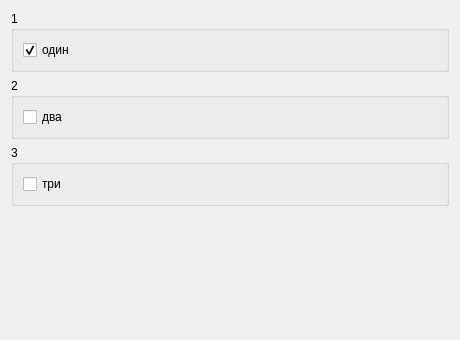
<?xml version="1.0" encoding="UTF-8"?>
<ui version="4.0"><class>Dialog</class><widget class="QDialog" name="Dialog"><property name="geometry"><rect><x>0</x><y>0</y><width>460</width><height>340</height></rect></property><property name="windowTitle"><string>#114 groups/199_three_groups</string></property><layout class="QVBoxLayout" name="verticalLayout"><property name="leftMargin"><number>11</number></property><property name="topMargin"><number>11</number></property><property name="rightMargin"><number>11</number></property><property name="bottomMargin"><number>11</number></property><property name="spacing"><number>6</number></property><item><widget class="QGroupBox" name="g1"><property name="title"><string>1</string></property><layout class="QVBoxLayout" name="g1Layout"><property name="leftMargin"><number>9</number></property><property name="topMargin"><number>9</number></property><property name="rightMargin"><number>9</number></property><property name="bottomMargin"><number>9</number></property><property name="spacing"><number>6</number></property><item><widget class="QCheckBox" name="c1"><property name="text"><string>один</string></property><property name="checked"><bool>true</bool></property></widget></item></layout></widget></item><item><widget class="QGroupBox" name="g2"><property name="title"><string>2</string></property><layout class="QVBoxLayout" name="g2Layout"><property name="leftMargin"><number>9</number></property><property name="topMargin"><number>9</number></property><property name="rightMargin"><number>9</number></property><property name="bottomMargin"><number>9</number></property><property name="spacing"><number>6</number></property><item><widget class="QCheckBox" name="c2"><property name="text"><string>два</string></property><property name="checked"><bool>false</bool></property></widget></item></layout></widget></item><item><widget class="QGroupBox" name="g3"><property name="title"><string>3</string></property><layout class="QVBoxLayout" name="g3Layout"><property name="leftMargin"><number>9</number></property><property name="topMargin"><number>9</number></property><property name="rightMargin"><number>9</number></property><property name="bottomMargin"><number>9</number></property><property name="spacing"><number>6</number></property><item><widget class="QCheckBox" name="c3"><property name="text"><string>три</string></property><property name="checked"><bool>false</bool></property></widget></item></layout></widget></item><item><spacer name="verticalSpacer"><property name="orientation"><enum>Qt::Orientation::Vertical</enum></property><property name="sizeHint" stdset="0"><size><width>40</width><height>20</height></size></property></spacer></item></layout></widget></ui>
